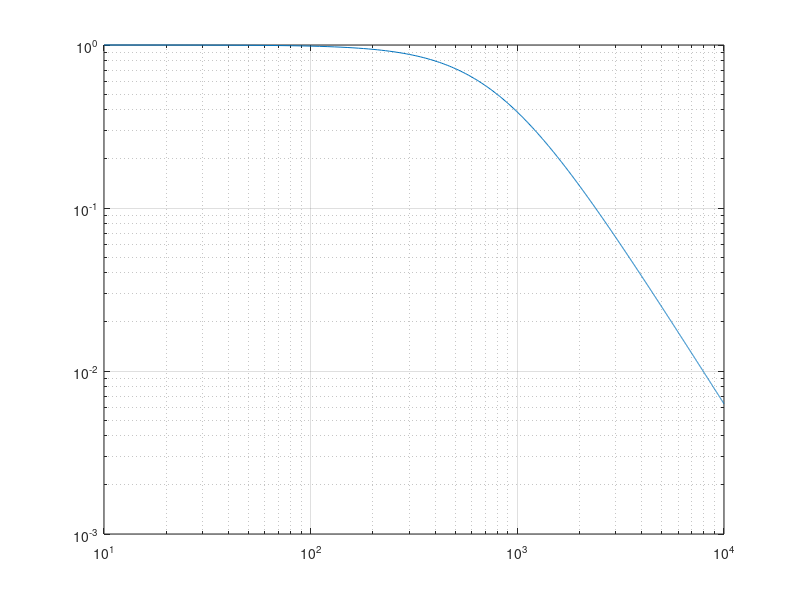

This chart was generated by the following MATLAB code: (Note: this script raises an error after producing the figure.)

%setting the values of R and C
R = 20;
C = 10e-6;

%transfer function of the low pass filter
fn = @(f) ((1i*2*pi*R*C*f)+1).^(-1);


%bandwidth of the circuit
bw=(2*pi*R*C)^(-1);

%plotting the transfer function
f = linspace(0,1e4,1000); %frequency vector
Hpoints = fn(f);
figure (1)
loglog(f,real(Hpoints));
grid on;

%finding the differential equation 
syms t s;
Vi = 1;
VoMain = 0;
F = Vi * ((s*R*C)+1)^(-1);
VoMain = @(t) Vi * (1 - exp(-t/(R*C)));

%plotting Vo vs time
timeMain = linspace(0,1e-3);
figure (2)
plot(timeMain, VoMain(timeMain));
grid on;

%three different values of timesteps (delta t) and their number of steps
numA = length(0:1e-6:1e-3);
numB = length(0:1e-5:1e-3);
numC = length(0:1e-4:1e-3);
t1=linspace(0,1e-3,numA);
t2=linspace(0,1e-3,numB);
t3=linspace(0,1e-3,numC);
VoMainD1 = zeros(1,numA);
VoMainD2 = zeros(1,numB);
VoMainD3 = zeros(1,numC);

%the equation is implicit because it uses both Vo(n) and Vi, ie, both the
%dependent and indeprendent variables
%approximating the derivative using first principles
for n=1:numA-1
%approximating the derivitative using a first order difference equation
VoMainD1(n+1) = ((Vi-VoMainD1(n))*(1e-6)/(R*C))+VoMainD1(n);
end
for n=1:numB-1
%approximating the derivitative using a first order difference equation
VoMainD2(n+1) = ((Vi-VoMainD2(n))*(1e-5)/(R*C))+VoMainD2(n);
end
for n=1:numC-1
%approximating the derivitative using a first order difference equation
VoMainD3(n+1) = ((Vi-VoMainD3(n))*(1e-4)/(R*C))+VoMainD3(n);
end
figure(3)
plot(t1, VoMainD1, t2, VoMainD2, t3,VoMainD3);
grid on;
%Vo becomes unstable when delta is 1e-4 or smaller


%Testing with a sinusoidal input
freq1 = 1000; % Enter value of f, and experiment by changing it
freq2 = 10000;
freq3 = 100000;
Lsignal = 1e-2;
time = linspace(0,Lsignal,100);
VoSine1 = zeros(1,numB);
VoSine2 = zeros(1,numB);
VoSine3 = zeros(1,numB);
for n=1:numB-1
VoSine1=((sin(2*freq1*time)-VoMainD2(n))*(1e-5)/(R*C))+VoMainD2(n);
VoSine2=((sin(2*freq2*time)-VoMainD2(n))*(1e-5)/(R*C))+VoMainD2(n);
VoSine3=((sin(2*freq3*time)-VoMainD2(n))*(1e-5)/(R*C))+VoMainD2(n);
end
figure (4)
plot(time,VoSine1, time,VoSine2, time,VoSine3);

grid on;

%frequency responce plot using fft
%using freq1 1000, thus Fs has to be at least 2000
Fs1 = 2e3;
SamplingP = 1/Fs1;
%lng = length(0:SamplingP:freq1-SamplingP);

fresp = fft(VoSine1);
magnitude = abs(fresp);
fresp2 = fft(VoSine2);
magnitude2 = abs(fresp2);
figure (5)
plot(fresp,magnitude,fresp2,magnitude2);
grid on;
%%
%part 2, finding the mean square voltage
K = 1.38064852e-23;
T = 298;
VRMS = (4*K*T*R*bw)^(0.5);
%%
%part 3;
Imax = Vi/5*R;
rng(0,'twister');
Inoise = Imax*randn;
VoutN = zeros(1,numA);
Vin = 1;
for n=1:numA-1
%approximating the derivitative using a first order difference equation
Inoise = Imax*randn;
VoutN = ((((Vin-VoutN(n))/(R*C))+Inoise/C)*(1e-6))+VoutN(n);
end
figure (6)
plot(t2,VoutN);
Vin = 0;
Vrms = sqrt(mean(VoutN)^2);


